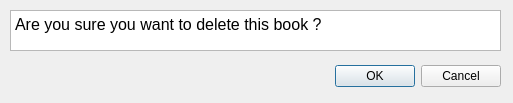
<?xml version="1.0" encoding="UTF-8"?>
<ui version="4.0">
 <class>delete_dialog</class>
 <widget class="QDialog" name="delete_dialog">
  <property name="geometry">
   <rect>
    <x>0</x>
    <y>0</y>
    <width>513</width>
    <height>103</height>
   </rect>
  </property>
  <property name="windowTitle">
   <string>Dialog</string>
  </property>
  <widget class="QDialogButtonBox" name="buttonBox">
   <property name="geometry">
    <rect>
     <x>160</x>
     <y>60</y>
     <width>341</width>
     <height>32</height>
    </rect>
   </property>
   <property name="orientation">
    <enum>Qt::Horizontal</enum>
   </property>
   <property name="standardButtons">
    <set>QDialogButtonBox::Cancel|QDialogButtonBox::Ok</set>
   </property>
  </widget>
  <widget class="QTextEdit" name="textEdit">
   <property name="geometry">
    <rect>
     <x>10</x>
     <y>10</y>
     <width>491</width>
     <height>41</height>
    </rect>
   </property>
   <property name="html">
    <string>&lt;!DOCTYPE HTML PUBLIC &quot;-//W3C//DTD HTML 4.0//EN&quot; &quot;http://www.w3.org/TR/REC-html40/strict.dtd&quot;&gt;
&lt;html&gt;&lt;head&gt;&lt;meta name=&quot;qrichtext&quot; content=&quot;1&quot; /&gt;&lt;style type=&quot;text/css&quot;&gt;
p, li { white-space: pre-wrap; }
&lt;/style&gt;&lt;/head&gt;&lt;body style=&quot; font-family:'Sans Serif'; font-size:9pt; font-weight:400; font-style:normal;&quot;&gt;
&lt;p style=&quot; margin-top:0px; margin-bottom:0px; margin-left:0px; margin-right:0px; -qt-block-indent:0; text-indent:0px;&quot;&gt;&lt;span style=&quot; font-size:12pt;&quot;&gt;Are you sure you want to delete this book ?&lt;/span&gt;&lt;/p&gt;&lt;/body&gt;&lt;/html&gt;</string>
   </property>
  </widget>
 </widget>
 <resources/>
 <connections>
  <connection>
   <sender>buttonBox</sender>
   <signal>accepted()</signal>
   <receiver>delete_dialog</receiver>
   <slot>accept()</slot>
   <hints>
    <hint type="sourcelabel">
     <x>248</x>
     <y>254</y>
    </hint>
    <hint type="destinationlabel">
     <x>157</x>
     <y>274</y>
    </hint>
   </hints>
  </connection>
  <connection>
   <sender>buttonBox</sender>
   <signal>rejected()</signal>
   <receiver>delete_dialog</receiver>
   <slot>reject()</slot>
   <hints>
    <hint type="sourcelabel">
     <x>316</x>
     <y>260</y>
    </hint>
    <hint type="destinationlabel">
     <x>286</x>
     <y>274</y>
    </hint>
   </hints>
  </connection>
 </connections>
</ui>
